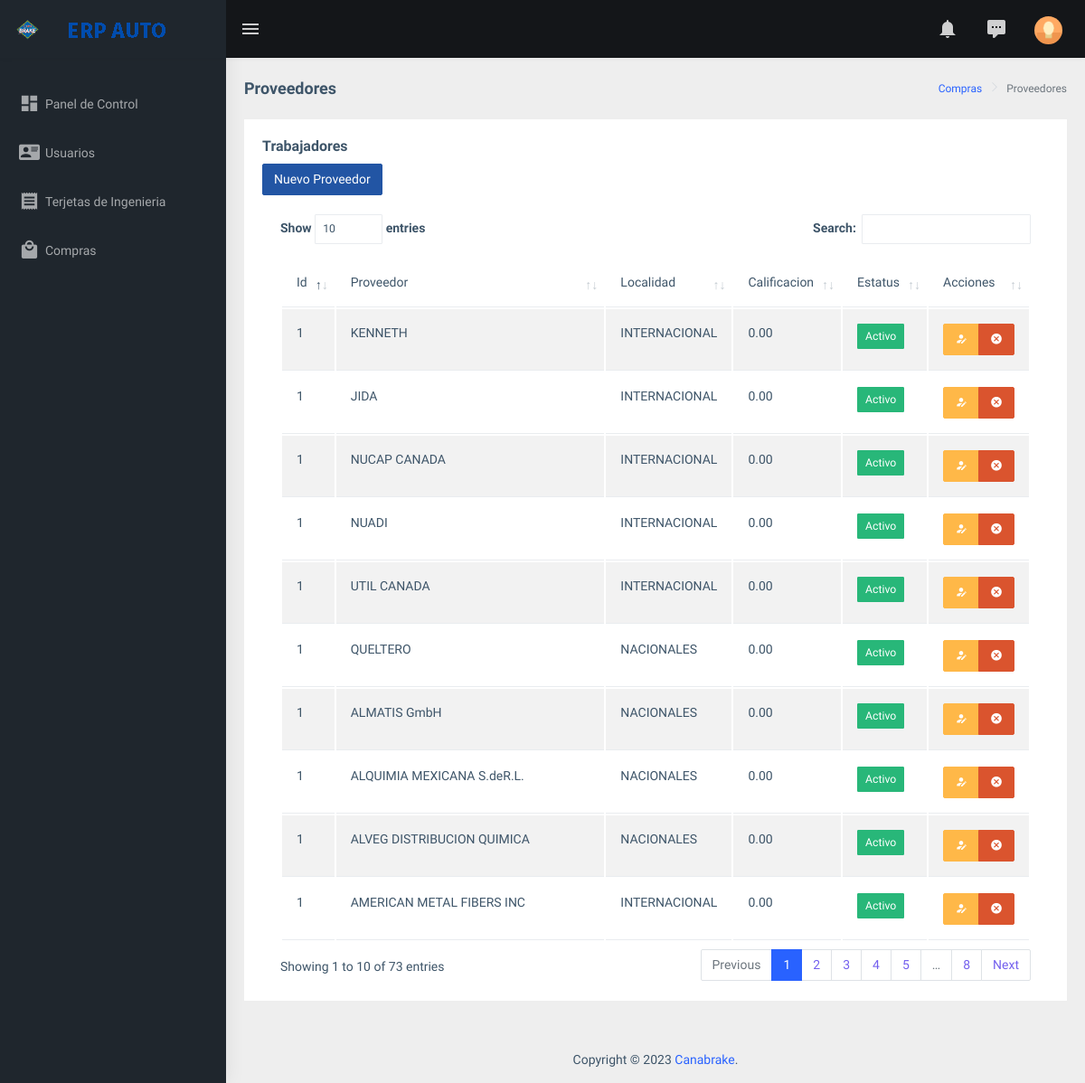
The page /comp_proveedores (signed in) on the database its author committed.
### tables this page shows
CREATE TABLE `preoveedores` (
  `id` int(11) NOT NULL,
  `proveedor` varchar(50) NOT NULL,
  `localidad` varchar(15) DEFAULT NULL,
  `gastoImportacion` decimal(12,3) DEFAULT NULL,
  `observaciones` text DEFAULT NULL,
  `calificacion` decimal(12,2) DEFAULT NULL,
  `idEstatus` int(11) NOT NULL
);

CREATE TABLE `estatus` (
  `id` int(11) NOT NULL,
  `estatus` varchar(50) NOT NULL,
  `tabla` varchar(40) NOT NULL,
  `descripcion` varchar(255) DEFAULT NULL
);

### controllers/plantilla.controller.php (called while the page is built)
<?php
class ControladorPlantilla{
    static public function ctrPlantilla(){
        include "views/plantilla.php";
    }
}
?>

### index.php (called while the page is built, shortened)
<?php
require_once "controllers/plantilla.controller.php";
require_once "controllers/usuarios.controller.php";
require_once "controllers/proveedores.controller.php";
require_once "models/proveedores.models.php";
$plantilla = new ControladorPlantilla();
$plantilla -> ctrPlantilla();

### controllers/proveedores.controller.php (called while the page is built)
<?php
class ControladorProveedores{
    static public function ctrMostrarProveedores($columna,$valor){
        $tabla = "preoveedores";
        $respuesta = ModeloProveedores::mdlMostrarProveedores($tabla, $columna, $valor);
        return $respuesta;
    }
}

### models/conexion.php (called while the page is built)
<?php
class Conexion
	{
		static public function conectar(){
			$con = new PDO("mysql:host=127.0.0.1;dbname=erp_auto",
			            "root",
			            "");
			$con->exec("set names utf8");
			return $con;
		}
	}

### models/proveedores.models.php (called while the page is built)
<?php
class ModeloProveedores{
    static public function mdlMostrarProveedores($tabla, $columna, $valor){
        if($columna != null){
            $stmt = Conexion::conectar()->prepare("");
            $stmt -> bindParam(":".$columna,$valor, PDO::PARAM_STR);
            $stmt -> execute();
            return $stmt -> fetch();
        }else{
            $stmt = Conexion::conectar()->prepare("SELECT PB.*, ES.estatus,ES.descripcion FROM $tabla PB JOIN estatus ES ON PB.idEstatus=ES.id;");
            $stmt -> execute();
            return $stmt -> fetchAll();
        }
    }
}

### views/modulos/comp_proveedores.php (the view)
<div class="page-breadcrumb">
        <div class="row">
            <div class="col-12 d-flex no-block align-items-center">
                <h4 class="page-title">Proveedores</h4>
                <div class="ms-auto text-end">
                    <nav aria-label="breadcrumb">
                        <ol class="breadcrumb">
                        <li class="breadcrumb-item"><a href="comp_inicio">Compras</a></li>
                        <li class="breadcrumb-item active" aria-current="page">Proveedores</li>
                        </ol>
                    </nav>
                </div>
            </div>
        </div>
    </div>
<div class="container-fluid">
    <div class="row">
        <div class="col-12">
            <div class="card">
                <div class="card-body">
                    <h5 class="card-title">
                        Trabajadores
                    </h5>
                    <button class="btn btn-info" id="btnAgregarNuevoProveedor">Nuevo Proveedor</button>
                    <br>
                    <br>
                    <div class="table-responsive">
                        <table class="tablas table table-striped  dataTable" style="width:100%" >
                            <thead>
                                <tr>
                                    <th>Id</th>
                                    <th>Proveedor</th>
                                    <th>Localidad</th>
                                    <th>Calificacion</th>
                                    <th>Estatus</th>
                                    <th>Acciones</th>
                                </tr>
                            </thead>
                            <tbody>
                                <?php
                                $columna = null;
                                $valor =  null;
                                $Porveedores = ControladorProveedores::ctrMostrarProveedores($columna,$valor);
                                foreach($Porveedores as $key =>$value){
                                    echo '
                                    <tr>
                                        <td>1</td>
                                        <td>'.$value["proveedor"].'</td>
                                        <td>'.$value["localidad"].'</td>
                                        <td>'.$value["calificacion"].'</td>';
                                        if($value["estatus"] == "Activo"){
                                            echo '<td><button type="button" class="btn btn-success btn-sm text-white">'.$value["estatus"].'</button></td>';
                                        }else{
                                            echo '<td><button type="button" class="btn btn-danger btn-sm text-white">'.$value["estatus"].'</button></td>';
                                        }
                                        echo'
                                        <td>
                                            <div class="btn-group">
                                                <button type="button" data-bs-toggle="modal" data-bs-target="#modalEditarPorveedor" class="btn btn-warning btnEditarPorveedor" idPorveedor="'.$value["id"].'"><i class="mdi mdi-account-edit" ></i></button>
                                                <button type="button" class="btn btn-danger btnEliminarPorveedor" idPorveedor="'.$value["id"].'"><i class="mdi mdi-close-circle"></i></button>
                                            </div>
                                        </td>
                                    </tr>';
                                }
                                ?>
                            </tbody>
                        </table>
                    </div>
                </div>
            </div>
        </div>
    </div>
</div>

### views/plantilla.php (shortened to what this page needs)
<!DOCTYPE html>
<html dir="ltr" lang="en">
  <head>
    <link rel="stylesheet" type="text/css" href="views/assets/extra-libs/multicheck/multicheck.css"/>
    <link href="views/assets/libs/datatables.net-bs4/css/dataTables.bootstrap4.css" rel="stylesheet"/>
    <link href="views/assets/libs/flot/css/float-chart.css" rel="stylesheet" />
    <link href="views/dist/css/style.min.css" rel="stylesheet" />
    <link href="views/dist/css/plantilla.css" rel="stylesheet" />
    <link href="views/assets/libs/sweetalert2/sweetalert2.min.css" rel="stylesheet" />
  </head>
  <body>
      <?php
      if(isset($_SESSION["erp_Sesion"]) && $_SESSION["erp_Sesion"] == true){
        echo '<div id="main-wrapper" data-layout="vertical" data-navbarbg="skin5" data-sidebartype="full" data-sidebar-position="absolute" data-header-position="absolute" data-boxed-layout="full">';
        include "modulos/arb_cabezera.php";
        include "modulos/arb_menu.php";
        ?>
        <div class="page-wrapper">
          <?php
          if(isset($_GET["ruta"])){
            if($_GET["ruta"] == "arb_inicio" ||
              $_GET["ruta"] == "ing_Inicio" ||
              $_GET["ruta"] == "arb_salir" ||
              $_GET["ruta"] == "rh_usuarios" ||
              $_GET["ruta"] == "comp_inicio" ||
              $_GET["ruta"] == "comp_proveedores" ||
              $_GET["ruta"] == "comp_productos"  ){
              include "modulos/".$_GET["ruta"].".php";
              ?>
          <?php
            } else{
              include "modulos/arb_404.php";
            }
          } else{
            include "modulos/arb_inicio.php";
          }
          ?>
          <?php
          include "modulos/arb_footer.php";
          echo '</div>';
      }else{
        include "modulos/login.php";
      }
        ?>
    </div>
  </body>
</html>

### views/modulos/arb_cabezera.php (shortened to what this page needs)
<header class="topbar" data-navbarbg="skin5">
    <nav class="navbar top-navbar navbar-expand-md navbar-dark">
        <div class="navbar-header" data-logobg="skin5">
            <a class="navbar-brand" href="arb_inicio">
              <b class="logo-icon ps-2">
                <img
                  src="views/assets/images/icon-logo.png"
                  alt="Canabrake"
                  class="light-logo"
                  width="25"
                />
              </b>
              <span class="logo-text ms-2">
                <img
                  src="views/assets/images/text-logo.png"
                  alt="homepage"
                  class="light-logo"
                />
              </span>
            </a>
          </div>
          <div
            class="navbar-collapse collapse"
            id="navbarSupportedContent"
            data-navbarbg="skin5"
          >
            <ul class="navbar-nav float-start me-auto">
              <li class="nav-item d-none d-lg-block">
                <a
                  class="nav-link sidebartoggler waves-effect waves-light"
                  href="javascript:void(0)"
                  data-sidebartype="mini-sidebar"
                  ><i class="mdi mdi-menu font-24"></i
                ></a>
              </li>
            </ul>
            <ul class="navbar-nav float-end">
              <li class="nav-item dropdown">
                <a
                  class="nav-link dropdown-toggle"
                  href="#"
                  id="navbarDropdown"
                  role="button"
                  data-bs-toggle="dropdown"
                  aria-expanded="false"
                >
                  <i class="mdi mdi-bell font-24"></i>
                </a>
              </li>
              <li class="nav-item dropdown">
                <a
                  class="nav-link dropdown-toggle waves-effect waves-dark"
                  href="#"
                  id="2"
                  role="button"
                  data-bs-toggle="dropdown"
                  aria-expanded="false"
                >
                  <i class="font-24 mdi mdi-comment-processing"></i>
                </a>
              </li>
              <li class="nav-item dropdown">
                <a
                  class="
                    nav-link
                    dropdown-toggle
                    text-muted
                    waves-effect waves-dark
                    pro-pic
                  "
                  href="#"
                  id="navbarDropdown"
                  role="button"
                  data-bs-toggle="dropdown"
                  aria-expanded="false"
                >
                  <img
                    src="views/assets/images/users/default.jpg"
                    alt="user"
                    class="rounded-circle"
                    width="31"
                  />
                </a>
              </li>
            </ul>
          </div>
        </nav>
</header>

### views/modulos/arb_menu.php
<aside class="left-sidebar" data-sidebarbg="skin5">
  <div class="scroll-sidebar">
    <nav class="sidebar-nav">
      <ul id="sidebarnav" class="pt-4">
        <li class="sidebar-item">
          <a class="sidebar-link waves-effect waves-dark sidebar-link" href="arb_inicio" aria-expanded="false">
            <i class="mdi mdi-view-dashboard"></i>
            <span class="hide-menu">Panel de Control</span>
          </a>
        </li>
        <li class="sidebar-item">
          <a class="sidebar-link waves-effect waves-dark sidebar-link" href="rh_usuarios" aria-expanded="false">
            <i class="mdi mdi-account-card-details"></i>
            <span class="hide-menu"> Usuarios</span>
          </a>
        </li>
        <li class="sidebar-item">
          <a class="sidebar-link waves-effect waves-dark sidebar-link" href="ing_Inicio" aria-expanded="false">
            <i class="mdi mdi-receipt"></i>
            <span class="hide-menu">Terjetas de Ingenieria</span>
          </a>
        </li>
        <li class="sidebar-item">
          <a class="sidebar-link waves-effect waves-dark sidebar-link" href="comp_inicio" aria-expanded="false">
            <i class="mdi mdi-shopping"></i>
            <span class="hide-menu">Compras</span>
          </a>
        </li>
      </ul>
    </nav>
  </div>
</aside>

### views/modulos/arb_footer.php
<footer class="footer text-center">Copyright &copy; 2023 <a href="https://www.canabrake.com/">Canabrake</a>.
</footer>

### rows shown on the page
preoveedores: proveedor "KENNETH", localidad "INTERNACIONAL", calificacion "0.00", idEstatus.estatus "Activo"
preoveedores: proveedor "JIDA", localidad "INTERNACIONAL", calificacion "0.00", idEstatus.estatus "Activo"
preoveedores: proveedor "NUCAP CANADA", localidad "INTERNACIONAL", calificacion "0.00", idEstatus.estatus "Activo"
preoveedores: proveedor "NUADI", localidad "INTERNACIONAL", calificacion "0.00", idEstatus.estatus "Activo"
preoveedores: proveedor "UTIL CANADA", localidad "INTERNACIONAL", calificacion "0.00", idEstatus.estatus "Activo"
preoveedores: proveedor "QUELTERO", localidad "NACIONALES", calificacion "0.00", idEstatus.estatus "Activo"
preoveedores: proveedor "ALMATIS GmbH", localidad "NACIONALES", calificacion "0.00", idEstatus.estatus "Activo"
preoveedores: proveedor "ALQUIMIA MEXICANA S.deR.L.", localidad "NACIONALES", calificacion "0.00", idEstatus.estatus "Activo"
preoveedores: proveedor "ALVEG DISTRIBUCION QUIMICA", localidad "NACIONALES", calificacion "0.00", idEstatus.estatus "Activo"
preoveedores: proveedor "AMERICAN METAL FIBERS INC", localidad "INTERNACIONAL", calificacion "0.00", idEstatus.estatus "Activo"
